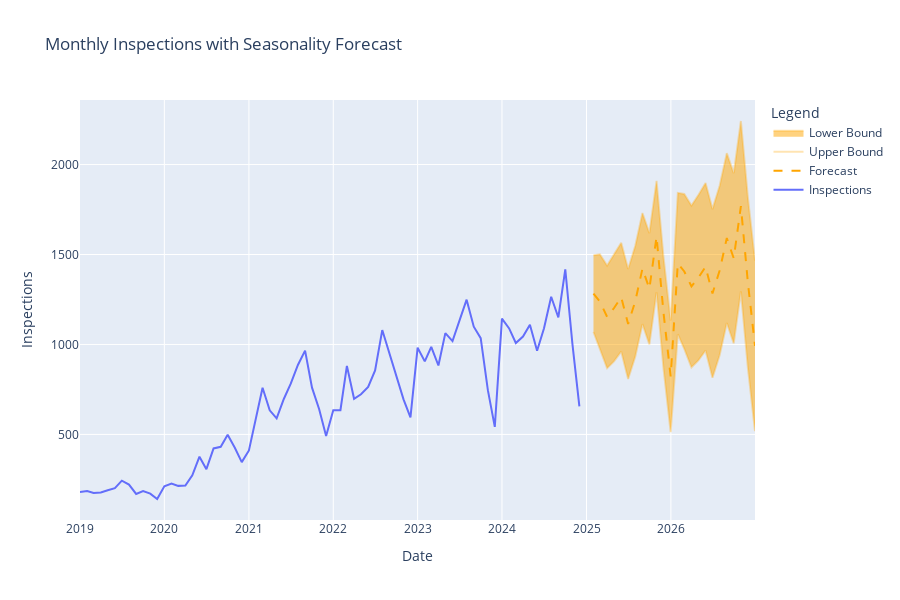

Notebook code for this chart:
### Code cell
# monthly inspections forecast
# SARIMA hyperparameters
inspections_sarima_model = SARIMAX(monthly_performance['inspections'], order=(1, 1, 1), seasonal_order=(1, 1, 1, 12))
inspections_sarima_result = inspections_sarima_model.fit()

# Forecast range (end of 2026)
forecast_steps = 24  # Forecast for 24 months (end of 2026)

# Forecast the values
forecast = inspections_sarima_result.get_forecast(steps=forecast_steps)
forecast_df = forecast.summary_frame()

# Prepare forecast dates
forecast_index = pd.date_range(monthly_performance.index[-1], periods=forecast_steps+1, freq='M')[1:]
forecast_df['date'] = forecast_index

# Plot with Plotly
fig = go.Figure()

# Plot observed inspections
fig.add_trace(go.Scatter(
    x=monthly_performance.index,
    y=monthly_performance['inspections'],
    mode='lines',
    name='Inspections'
))

# Plot forecasted inspections
fig.add_trace(go.Scatter(
    x=forecast_df['date'],
    y=forecast_df['mean'],
    mode='lines',
    name='Forecast',
    line=dict(color='orange', dash='dash')
))

# Confidence interval (shaded region)
fig.add_trace(go.Scatter(
    x=forecast_df['date'],
    y=forecast_df['mean_ci_upper'],
    fill=None,
    mode='lines',
    line_color='rgba(255,165,0,0.3)',
    name='Upper Bound'
))

fig.add_trace(go.Scatter(
    x=forecast_df['date'],
    y=forecast_df['mean_ci_lower'],
    fill='tonexty',
    mode='lines',
    line_color='rgba(255,165,0,0.3)',
    name='Lower Bound'
))

# Layout customization
fig.update_layout(
    title='Monthly Inspections with Seasonality Forecast',
    xaxis_title='Date',
    yaxis_title='Inspections',
    height=600,
    width=900,
    legend_title='Legend'
)

fig.show()
fig.write_html('monthly_inspections_forecast.html')
